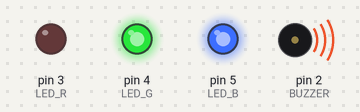
A sketch run on a simulated Arduino Uno, built with avr-gcc and run on an emulated ATmega328P. On the bench: output pins drawn as LEDs (lit = HIGH), buzzer (waves = sounding).

Above: at 1.11 s.
At 12.97 s:
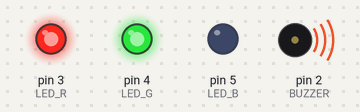
At 24.4 s:
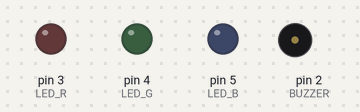
At 36.2 s:
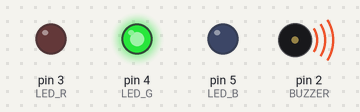
Timing chart, 0 to 40.0 s (numbered marks = the images above):
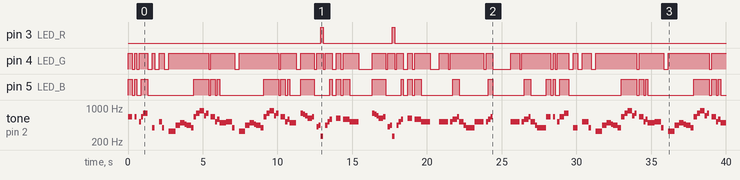

Measured:
- by itself, pin 3 (LED_R): LOW → HIGH at 12.9 s, → LOW 0.15 s later, → HIGH 4.6 s later, → LOW 0.15 s later, … (4 changes in this stretch)
- by itself, pin 4 (LED_G): LOW → HIGH at 0.00 s, → LOW 0.30 s later, → HIGH 0.15 s later, → LOW 0.15 s later, … (63 changes in this stretch)
- by itself, pin 5 (LED_B): LOW → HIGH at 0.00 s, → LOW 0.30 s later, → HIGH 0.15 s later, → LOW 0.15 s later, … (58 changes in this stretch)
- by itself, tone on pin 2 (BUZZER): plays 659 Hz for 0.30 s, 659 Hz for 0.15 s, 523 Hz for 0.15 s, 659 Hz for 0.15 s, 784 Hz for 0.30 s, 392 Hz for 0.15 s … (126 notes in this stretch)

The sketch:

buzzer_tunes.ino
```cpp
#include "music.h"

// *** Configuration ***
const int BUZZER = 2;
const int LED_R = 3;
const int LED_G = 4;
const int LED_B = 5;

const int transition_fraction = 0.95;
const int transition_delta = 0; //50;

// Available tunes
const int SUPER_MARIO = 0;
const int X_FILES = 1;
const int STILL_ALIVE = 2;


void setup() {
  // put your setup code here, to run once:
  pinMode(BUZZER, OUTPUT);
}

void loop() {
  play_music(SUPER_MARIO);
  delay(5000);
}


void play_music(int music_id) {
  // to get the length of the musical piece, we devide by sizeof(int)
  // and then divide by 2, because the structure of music
  // is an array of notes and their durations (both are ints)

  if (SUPER_MARIO == music_id) {
      int notes_num = sizeof(super_mario_music) / sizeof(int) / 2;
      play_me(super_mario_music, notes_num, super_mario_tempo);
  } else if (X_FILES == music_id) {
      int notes_num = sizeof(x_files_music) / sizeof(int) / 2;
      play_me(x_files_music, notes_num, x_files_tempo);
  } else if (STILL_ALIVE == music_id) {
      int notes_num = sizeof(still_alive_music) / sizeof(int) / 2;
      play_me(still_alive_music, notes_num, still_alive_tempo);
  }
}


void play_me(const int tune[], int tune_len, int tempo) {
  // Calculate what is o (full note) duration is for the given tempo
  // 60 * 1000 is one minute
  unsigned int note_dur = (60 * 1000l) / tempo ;
  unsigned int note_duration = 0;
  int note_dur_fraction = 0;

  for (int note = 0; note < tune_len; note++) {
    note_dur_fraction = tune[2*note + 1];

    // This part is annoying, but it's slightly easier to handle the music
    // when it's in a single array instead of in 2 separate arrays for
    // duration and notes
    if (note_dur_fraction > 0) {
      // multiplying by 4 because (1) is actually 1/4th
      note_duration = note_dur / note_dur_fraction;
      note_duration *= 4;
    } else if (note_dur_fraction < 0) {
      // keeping it here because I didn't fix all of super-mario tune yet
      note_duration = note_dur / abs(note_dur_fraction);
      note_duration *= 4 * 1.5;
    }

    // play the note
    // There's a transition fraction and delta we can add -- to make transitions between
    // notes crisper
    if (tune[2*note] != REST) {
      play_tone(tune[2*note], note_duration * transition_fraction - transition_delta);
    }
    delay(note_duration);
    stop_tone();
  }
}


void play_tone(unsigned int freq, unsigned long duration) {
  tone(BUZZER, freq, duration);

  // light the LED based on frequency
  // red, orange, yellow, green, light blue, blue, purple
  if (freq <= NOTE_C2) {
    set_color(255, 0, 0);
  } else if (freq <= NOTE_C3) {
    set_color(255, 128, 0);
  } else if (freq <= NOTE_C4) {
    set_color(255, 255, 0);
  } else if (freq <= NOTE_C5) {
    set_color(0, 255, 0);
  } else if (freq <= NOTE_F5) {
    set_color(0, 255, 255);
  } else if (freq <= NOTE_C6) {
    set_color(0, 128, 255);
  } else if (freq <= NOTE_F6) {
    set_color(0, 255, 128);
  } else if (freq <= NOTE_C7) {
    set_color(0, 0, 255);
  } else if (freq <= NOTE_F7) {
    set_color(127, 0, 255);
  } else {
    set_color(255, 0, 255);
  }

}

void stop_tone() {
  noTone(BUZZER);

  // turn off the LED
  set_color(0, 0, 0);
}


void set_color(byte red, byte green, byte blue) {
  analogWrite(LED_R, red);
  analogWrite(LED_G, green);
  analogWrite(LED_B, blue);
}
```

music.h
```cpp
#include "pitches.h"

/**
This file contains the different tunes we can play on a buzzer.

The organization is as follows:
{tune_name}_tempo = int, is the tempo for the tune.
          Given in beats per minute (bpm)
{tune_name}_music = is an array of integers.
          It's pairs of note and duration (relative to tempo) - basically a divider.
          So the note is index i, and the duration is i+1
**/


int REST = 0;

// *** SUPER MARIO ***
int super_mario_tempo = 200;
const int super_mario_music[] = {

  // Super Mario Bros theme
  // Score available at https://musescore.com/user/2123/scores/2145
  // Theme by Koji Kondo


  NOTE_E5,8, NOTE_E5,8, REST,8, NOTE_E5,8, REST,8, NOTE_C5,8, NOTE_E5,8, //1
  NOTE_G5,4, REST,4, NOTE_G4,8, REST,4,
  NOTE_C5,6, NOTE_G4,8, REST,4, NOTE_E4,-4, // 3
  NOTE_A4,4, NOTE_B4,4, NOTE_AS4,8, NOTE_A4,4,
  NOTE_G4,7, NOTE_E5,7, NOTE_G5,-8, NOTE_A5,4, NOTE_F5,8, NOTE_G5,8,
  REST,8, NOTE_E5,4,NOTE_C5,8, NOTE_D5,8, NOTE_B4,-4,
  NOTE_C5,3, NOTE_G4,8, REST,4, NOTE_E4,3, // repeats from 3
  NOTE_A4,4, NOTE_B4,4, NOTE_AS4,8, NOTE_A4,4,
  NOTE_G4,6, NOTE_E5,6, NOTE_G5,6, NOTE_A5,4, NOTE_F5,8, NOTE_G5,8,
  REST,8, NOTE_E5,4,NOTE_C5,8, NOTE_D5,8, NOTE_B4,-4,


  REST,4, NOTE_G5,8, NOTE_FS5,8, NOTE_F5,8, NOTE_DS5,4, NOTE_E5,8,//7
  REST,8, NOTE_GS4,8, NOTE_A4,8, NOTE_C4,8, REST,8, NOTE_A4,8, NOTE_C5,8, NOTE_D5,8,
  REST,4, NOTE_DS5,4, REST,8, NOTE_D5,-4,
  NOTE_C5,2, REST,2,

  REST,4, NOTE_G5,8, NOTE_FS5,8, NOTE_F5,8, NOTE_DS5,4, NOTE_E5,8,//repeats from 7
  REST,8, NOTE_GS4,8, NOTE_A4,8, NOTE_C4,8, REST,8, NOTE_A4,8, NOTE_C5,8, NOTE_D5,8,
  REST,4, NOTE_DS5,4, REST,8, NOTE_D5,-4,
  NOTE_C5,2, REST,2,

  NOTE_C5,8, NOTE_C5,4, NOTE_C5,8, REST,8, NOTE_C5,8, NOTE_D5,4,//11
  NOTE_E5,8, NOTE_C5,4, NOTE_A4,8, NOTE_G4,2,

  NOTE_C5,8, NOTE_C5,4, NOTE_C5,8, REST,8, NOTE_C5,8, NOTE_D5,8, NOTE_E5,8,//13
  REST,1,
  NOTE_C5,8, NOTE_C5,4, NOTE_C5,8, REST,8, NOTE_C5,8, NOTE_D5,4,
  NOTE_E5,8, NOTE_C5,4, NOTE_A4,8, NOTE_G4,2,
  NOTE_E5,8, NOTE_E5,8, REST,8, NOTE_E5,8, REST,8, NOTE_C5,8, NOTE_E5,4,
  NOTE_G5,4, REST,4, NOTE_G4,4, REST,4,
  NOTE_C5,-4, NOTE_G4,8, REST,4, NOTE_E4,-4, // 19

  NOTE_A4,4, NOTE_B4,4, NOTE_AS4,8, NOTE_A4,4,
  NOTE_G4,-8, NOTE_E5,-8, NOTE_G5,-8, NOTE_A5,4, NOTE_F5,8, NOTE_G5,8,
  REST,8, NOTE_E5,4, NOTE_C5,8, NOTE_D5,8, NOTE_B4,-4,

  NOTE_C5,-4, NOTE_G4,8, REST,4, NOTE_E4,-4, // repeats from 19
  NOTE_A4,4, NOTE_B4,4, NOTE_AS4,8, NOTE_A4,4,
  NOTE_G4,-8, NOTE_E5,-8, NOTE_G5,-8, NOTE_A5,4, NOTE_F5,8, NOTE_G5,8,
  REST,8, NOTE_E5,4, NOTE_C5,8, NOTE_D5,8, NOTE_B4,-4,

  NOTE_E5,8, NOTE_C5,4, NOTE_G4,8, REST,4, NOTE_GS4,4,//23
  NOTE_A4,8, NOTE_F5,4, NOTE_F5,8, NOTE_A4,2,
  NOTE_D5,-8, NOTE_A5,-8, NOTE_A5,-8, NOTE_A5,-8, NOTE_G5,-8, NOTE_F5,-8,

  NOTE_E5,8, NOTE_C5,4, NOTE_A4,8, NOTE_G4,2, //26
  NOTE_E5,8, NOTE_C5,4, NOTE_G4,8, REST,4, NOTE_GS4,4,
  NOTE_A4,8, NOTE_F5,4, NOTE_F5,8, NOTE_A4,2,
  NOTE_B4,8, NOTE_F5,4, NOTE_F5,8, NOTE_F5,-8, NOTE_E5,-8, NOTE_D5,-8,
  NOTE_C5,8, NOTE_E4,4, NOTE_E4,8, NOTE_C4,2,

  NOTE_E5,8, NOTE_C5,4, NOTE_G4,8, REST,4, NOTE_GS4,4,//repeats from 23
  NOTE_A4,8, NOTE_F5,4, NOTE_F5,8, NOTE_A4,2,
  NOTE_D5,-8, NOTE_A5,-8, NOTE_A5,-8, NOTE_A5,-8, NOTE_G5,-8, NOTE_F5,-8,

  NOTE_E5,8, NOTE_C5,4, NOTE_A4,8, NOTE_G4,2, //26
  NOTE_E5,8, NOTE_C5,4, NOTE_G4,8, REST,4, NOTE_GS4,4,
  NOTE_A4,8, NOTE_F5,4, NOTE_F5,8, NOTE_A4,2,
  NOTE_B4,8, NOTE_F5,4, NOTE_F5,8, NOTE_F5,-8, NOTE_E5,-8, NOTE_D5,-8,
  NOTE_C5,8, NOTE_E4,4, NOTE_E4,8, NOTE_C4,2,
  NOTE_C5,8, NOTE_C5,4, NOTE_C5,8, REST,8, NOTE_C5,8, NOTE_D5,8, NOTE_E5,8,
  REST,1,

  NOTE_C5,8, NOTE_C5,4, NOTE_C5,8, REST,8, NOTE_C5,8, NOTE_D5,4, //33
  NOTE_E5,8, NOTE_C5,4, NOTE_A4,8, NOTE_G4,2,
  NOTE_E5,8, NOTE_E5,8, REST,8, NOTE_E5,8, REST,8, NOTE_C5,8, NOTE_E5,4,
  NOTE_G5,4, REST,4, NOTE_G4,4, REST,4,
  NOTE_E5,8, NOTE_C5,4, NOTE_G4,8, REST,4, NOTE_GS4,4,
  NOTE_A4,8, NOTE_F5,4, NOTE_F5,8, NOTE_A4,2,
  NOTE_D5,-8, NOTE_A5,-8, NOTE_A5,-8, NOTE_A5,-8, NOTE_G5,-8, NOTE_F5,-8,

  NOTE_E5,8, NOTE_C5,4, NOTE_A4,8, NOTE_G4,2, //40
  NOTE_E5,8, NOTE_C5,4, NOTE_G4,8, REST,4, NOTE_GS4,4,
  NOTE_A4,8, NOTE_F5,4, NOTE_F5,8, NOTE_A4,2,
  NOTE_B4,8, NOTE_F5,4, NOTE_F5,8, NOTE_F5,-8, NOTE_E5,-8, NOTE_D5,-8,
  NOTE_C5,8, NOTE_E4,4, NOTE_E4,8, NOTE_C4,2,

  //game over sound
  NOTE_C5,-4, NOTE_G4,-4, NOTE_E4,4, //45
  NOTE_A4,-8, NOTE_B4,-8, NOTE_A4,-8, NOTE_GS4,-8, NOTE_AS4,-8, NOTE_GS4,-8,
  NOTE_G4,8, NOTE_D4,8, NOTE_E4,-2,
};


// *** X Files Theme ***
int x_files_tempo = 120;
int x_files_music[] = {
  NOTE_D3, 3, NOTE_A5, 4, NOTE_E6, 4, NOTE_D6, 4, NOTE_E6, 4, NOTE_G6, 4, NOTE_E6, 1, //1
  NOTE_D3, 3, NOTE_A5, 4, NOTE_E6, 4, NOTE_D6, 4, NOTE_E6, 4, NOTE_A6, 4, NOTE_E6, 1, //2
  NOTE_D3, 3, NOTE_C7, 4, NOTE_B6, 4, NOTE_A6, 4, NOTE_G6, 4, NOTE_A6, 4, NOTE_E6, 1,
  NOTE_D3, 3, NOTE_C7, 4, NOTE_B6, 4, NOTE_A6, 4, NOTE_G6, 4, NOTE_B6, 4, NOTE_E6, 1,

  NOTE_D3, 3, NOTE_A5, 4, NOTE_E6, 4, NOTE_D6, 4, NOTE_E6, 4, NOTE_G6, 4, NOTE_E6, 1, //1
  NOTE_D3, 3, NOTE_A5, 4, NOTE_E6, 4, NOTE_D6, 4, NOTE_E6, 4, NOTE_A6, 4, NOTE_E6, 1, //2

  NOTE_D3, 3, NOTE_E6, 1,
};


// *** Still Alive ***
int still_alive_tempo = 120;
const int still_alive_music[] = {
  NOTE_G4, 8, NOTE_FS4, 8, NOTE_E4, 8, NOTE_E4, 8, NOTE_FS4, 2, REST, 2,
  REST, 4, REST, 8, NOTE_A3, 8, NOTE_G4, 8, NOTE_FS4, 8, NOTE_E4, 8, NOTE_E4, 8, NOTE_E4, 8,
  NOTE_FS4, 3, NOTE_D4, 4, NOTE_E4, 8, NOTE_A3, 8, NOTE_A3, 2, REST, 3, NOTE_A3, 8,

  NOTE_E4, 4, NOTE_FS4, 8, NOTE_G4, 8, NOTE_G4, 4, NOTE_E4, 8, NOTE_CS4, 8,
  NOTE_CS4, 8, NOTE_D4, 3, NOTE_E4, 4, NOTE_A3, 8, NOTE_A3, 8,
  NOTE_A3, 8, NOTE_FS4, 3, REST, 2,

  NOTE_G4, 8, NOTE_FS4, 8, NOTE_E4, 8, NOTE_E4, 8, NOTE_FS4, 2, REST, 2,
  REST, 4, REST, 8, NOTE_A3, 8, NOTE_G4, 8, NOTE_FS4, 8, NOTE_E4, 8, NOTE_E4, 8,
  NOTE_E4, 8, NOTE_FS4, 8, NOTE_D4, 8, NOTE_D4, 4, NOTE_E4, 8, NOTE_A3, 8,
  NOTE_A3, 2, REST, 2,
  NOTE_E4, 4, NOTE_FS4, 8, NOTE_G4, 8, NOTE_G4, 4, NOTE_E4, 8, NOTE_CS4, 8,
  NOTE_CS4, 4, NOTE_D4, 8, NOTE_E4, 8, NOTE_E4, 8, NOTE_A3, 8, NOTE_D4, 8, NOTE_E4, 8,

  NOTE_F4, 8, NOTE_E4, 8, NOTE_D4, 8, NOTE_C4, 8, REST, 8, NOTE_A3, 8, NOTE_AS3, 8,
  NOTE_C4, 4, NOTE_F4, 4, NOTE_E4, 8, NOTE_D4, 8, NOTE_D4, 8, NOTE_C4, 8,
  NOTE_AS3, 8, NOTE_C4, 8, NOTE_C4, 4, NOTE_C4, 4 ,NOTE_A3, 8, NOTE_AS3, 8,

  NOTE_C4, 4, NOTE_F4, 4, NOTE_G4, 8, NOTE_F4, 8, NOTE_E4, 8, NOTE_D4, 8,
  NOTE_AS3, 8, NOTE_E4, 8, NOTE_F4, 4, NOTE_F4, 4, NOTE_G4, 8, NOTE_A4, 8,
  NOTE_AS4, 8, NOTE_AS4, 8, NOTE_A4, 4, NOTE_G4, 4, NOTE_F4, 8, NOTE_G4, 8,
  NOTE_A4, 8, NOTE_A4, 8, NOTE_G4, 4, NOTE_F4, 4, NOTE_D4, 8, NOTE_C4, 8,
  NOTE_D4, 4, NOTE_F4, 8, NOTE_F4, 8, NOTE_E4, 8, NOTE_E4, 8, NOTE_E4, 8, NOTE_FS4, 8, NOTE_F4, 8,

};
```

pitches.h
```cpp
/*************************************************
 * Public Constants
 *************************************************/

#define NOTE_B0  31
#define NOTE_C1  33
#define NOTE_CS1 35
#define NOTE_D1  37
#define NOTE_DS1 39
#define NOTE_E1  41
#define NOTE_F1  44
#define NOTE_FS1 46
#define NOTE_G1  49
#define NOTE_GS1 52
#define NOTE_A1  55
#define NOTE_AS1 58
#define NOTE_B1  62
#define NOTE_C2  65
#define NOTE_CS2 69
#define NOTE_D2  73
#define NOTE_DS2 78
#define NOTE_E2  82
#define NOTE_F2  87
#define NOTE_FS2 93
#define NOTE_G2  98
#define NOTE_GS2 104
#define NOTE_A2  110
#define NOTE_AS2 117
#define NOTE_B2  123
#define NOTE_C3  131
#define NOTE_CS3 139
#define NOTE_D3  147
#define NOTE_DS3 156
#define NOTE_E3  165
#define NOTE_F3  175
#define NOTE_FS3 185
#define NOTE_G3  196
#define NOTE_GS3 208
#define NOTE_A3  220
#define NOTE_AS3 233
#define NOTE_B3  247
#define NOTE_C4  262
#define NOTE_CS4 277
#define NOTE_D4  294
#define NOTE_DS4 311
#define NOTE_E4  330
#define NOTE_F4  349
#define NOTE_FS4 370
#define NOTE_G4  392
#define NOTE_GS4 415
#define NOTE_A4  440
#define NOTE_AS4 466
#define NOTE_B4  494
#define NOTE_C5  523
#define NOTE_CS5 554
#define NOTE_D5  587
#define NOTE_DS5 622
#define NOTE_E5  659
#define NOTE_F5  698
#define NOTE_FS5 740
#define NOTE_G5  784
#define NOTE_GS5 831
#define NOTE_A5  880
#define NOTE_AS5 932
#define NOTE_B5  988
#define NOTE_C6  1047
#define NOTE_CS6 1109
#define NOTE_D6  1175
#define NOTE_DS6 1245
#define NOTE_E6  1319
#define NOTE_F6  1397
#define NOTE_FS6 1480
#define NOTE_G6  1568
#define NOTE_GS6 1661
#define NOTE_A6  1760
#define NOTE_AS6 1865
#define NOTE_B6  1976
#define NOTE_C7  2093
#define NOTE_CS7 2217
#define NOTE_D7  2349
#define NOTE_DS7 2489
#define NOTE_E7  2637
#define NOTE_F7  2794
#define NOTE_FS7 2960
#define NOTE_G7  3136
#define NOTE_GS7 3322
#define NOTE_A7  3520
#define NOTE_AS7 3729
#define NOTE_B7  3951
#define NOTE_C8  4186
#define NOTE_CS8 4435
#define NOTE_D8  4699
#define NOTE_DS8 4978
```
